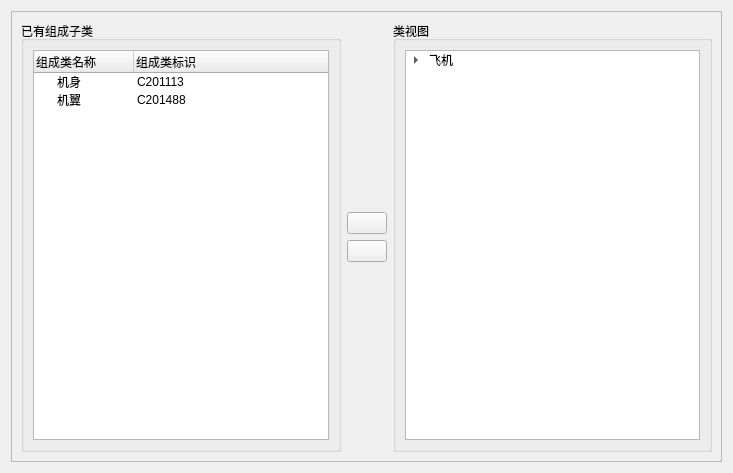
<?xml version="1.0" encoding="UTF-8"?>
<ui version="4.0">
 <class>ObjectClassComposeWidget</class>
 <widget class="QWidget" name="ObjectClassComposeWidget">
  <property name="geometry">
   <rect>
    <x>0</x>
    <y>0</y>
    <width>733</width>
    <height>473</height>
   </rect>
  </property>
  <property name="windowTitle">
   <string>对象类组成结构</string>
  </property>
  <layout class="QGridLayout" name="gridLayout_4">
   <item row="0" column="0">
    <widget class="QScrollArea" name="scrollArea">
     <property name="widgetResizable">
      <bool>true</bool>
     </property>
     <widget class="QWidget" name="scrollAreaWidgetContents">
      <property name="geometry">
       <rect>
        <x>0</x>
        <y>0</y>
        <width>709</width>
        <height>449</height>
       </rect>
      </property>
      <layout class="QGridLayout" name="gridLayout_3">
       <item row="0" column="0">
        <layout class="QHBoxLayout" name="horizontalLayout">
         <item>
          <widget class="QGroupBox" name="groupBox">
           <property name="title">
            <string>已有组成子类</string>
           </property>
           <layout class="QGridLayout" name="gridLayout_2">
            <item row="0" column="0">
             <widget class="QTreeWidget" name="treeWidget">
              <attribute name="headerVisible">
               <bool>true</bool>
              </attribute>
              <attribute name="headerDefaultSectionSize">
               <number>100</number>
              </attribute>
              <column>
               <property name="text">
                <string>组成类名称</string>
               </property>
              </column>
              <column>
               <property name="text">
                <string>组成类标识</string>
               </property>
              </column>
              <item>
               <property name="text">
                <string>机身</string>
               </property>
               <property name="icon">
                <iconset resource="../ModelingTool.qrc">
                 <normaloff>:/ModelingTool/Images/class.png</normaloff>:/ModelingTool/Images/class.png</iconset>
               </property>
               <property name="text">
                <string>C201113</string>
               </property>
              </item>
              <item>
               <property name="text">
                <string>机翼</string>
               </property>
               <property name="icon">
                <iconset resource="../ModelingTool.qrc">
                 <normaloff>:/ModelingTool/Images/class.png</normaloff>:/ModelingTool/Images/class.png</iconset>
               </property>
               <property name="text">
                <string>C201488</string>
               </property>
              </item>
             </widget>
            </item>
           </layout>
          </widget>
         </item>
         <item>
          <layout class="QVBoxLayout" name="verticalLayout">
           <item>
            <spacer name="verticalSpacer_2">
             <property name="orientation">
              <enum>Qt::Vertical</enum>
             </property>
             <property name="sizeHint" stdset="0">
              <size>
               <width>20</width>
               <height>40</height>
              </size>
             </property>
            </spacer>
           </item>
           <item>
            <widget class="QPushButton" name="pushButton_addPart">
             <property name="text">
              <string/>
             </property>
             <property name="icon">
              <iconset resource="../ModelingTool.qrc">
               <normaloff>:/ModelingTool/Images/add.png</normaloff>:/ModelingTool/Images/add.png</iconset>
             </property>
            </widget>
           </item>
           <item>
            <widget class="QPushButton" name="pushButton_removePart">
             <property name="text">
              <string/>
             </property>
             <property name="icon">
              <iconset resource="../ModelingTool.qrc">
               <normaloff>:/ModelingTool/Images/remove_circle.png</normaloff>:/ModelingTool/Images/remove_circle.png</iconset>
             </property>
            </widget>
           </item>
           <item>
            <spacer name="verticalSpacer">
             <property name="orientation">
              <enum>Qt::Vertical</enum>
             </property>
             <property name="sizeHint" stdset="0">
              <size>
               <width>20</width>
               <height>40</height>
              </size>
             </property>
            </spacer>
           </item>
          </layout>
         </item>
         <item>
          <widget class="QGroupBox" name="groupBox_2">
           <property name="title">
            <string>类视图</string>
           </property>
           <layout class="QGridLayout" name="gridLayout">
            <item row="0" column="0">
             <widget class="QTreeWidget" name="treeWidget_2">
              <attribute name="headerVisible">
               <bool>false</bool>
              </attribute>
              <column>
               <property name="text">
                <string>1</string>
               </property>
              </column>
              <item>
               <property name="text">
                <string>飞机</string>
               </property>
               <property name="icon">
                <iconset resource="../ModelingTool.qrc">
                 <normaloff>:/ModelingTool/Images/class.png</normaloff>:/ModelingTool/Images/class.png</iconset>
               </property>
               <item>
                <property name="text">
                 <string>歼击机</string>
                </property>
                <property name="icon">
                 <iconset resource="../ModelingTool.qrc">
                  <normaloff>:/ModelingTool/Images/class.png</normaloff>:/ModelingTool/Images/class.png</iconset>
                </property>
                <item>
                 <property name="text">
                  <string>机身</string>
                 </property>
                 <property name="icon">
                  <iconset resource="../ModelingTool.qrc">
                   <normaloff>:/ModelingTool/Images/class.png</normaloff>:/ModelingTool/Images/class.png</iconset>
                 </property>
                </item>
                <item>
                 <property name="text">
                  <string>机翼</string>
                 </property>
                 <property name="icon">
                  <iconset resource="../ModelingTool.qrc">
                   <normaloff>:/ModelingTool/Images/class.png</normaloff>:/ModelingTool/Images/class.png</iconset>
                 </property>
                </item>
                <item>
                 <property name="text">
                  <string>歼击机001</string>
                 </property>
                 <property name="icon">
                  <iconset resource="../ModelingTool.qrc">
                   <normaloff>:/ModelingTool/Images/object.png</normaloff>:/ModelingTool/Images/object.png</iconset>
                 </property>
                </item>
                <item>
                 <property name="text">
                  <string>歼击机002</string>
                 </property>
                 <property name="icon">
                  <iconset resource="../ModelingTool.qrc">
                   <normaloff>:/ModelingTool/Images/object.png</normaloff>:/ModelingTool/Images/object.png</iconset>
                 </property>
                </item>
                <item>
                 <property name="text">
                  <string>歼击机003</string>
                 </property>
                 <property name="icon">
                  <iconset resource="../ModelingTool.qrc">
                   <normaloff>:/ModelingTool/Images/object.png</normaloff>:/ModelingTool/Images/object.png</iconset>
                 </property>
                </item>
               </item>
               <item>
                <property name="text">
                 <string>预警机</string>
                </property>
                <property name="icon">
                 <iconset resource="../ModelingTool.qrc">
                  <normaloff>:/ModelingTool/Images/class.png</normaloff>:/ModelingTool/Images/class.png</iconset>
                </property>
                <item>
                 <property name="text">
                  <string>机身</string>
                 </property>
                 <property name="icon">
                  <iconset resource="../ModelingTool.qrc">
                   <normaloff>:/ModelingTool/Images/class.png</normaloff>:/ModelingTool/Images/class.png</iconset>
                 </property>
                </item>
                <item>
                 <property name="text">
                  <string>机翼</string>
                 </property>
                 <property name="icon">
                  <iconset resource="../ModelingTool.qrc">
                   <normaloff>:/ModelingTool/Images/class.png</normaloff>:/ModelingTool/Images/class.png</iconset>
                 </property>
                </item>
                <item>
                 <property name="text">
                  <string>预警机001</string>
                 </property>
                 <property name="icon">
                  <iconset resource="../ModelingTool.qrc">
                   <normaloff>:/ModelingTool/Images/object.png</normaloff>:/ModelingTool/Images/object.png</iconset>
                 </property>
                </item>
                <item>
                 <property name="text">
                  <string>预警机002</string>
                 </property>
                 <property name="icon">
                  <iconset resource="../ModelingTool.qrc">
                   <normaloff>:/ModelingTool/Images/object.png</normaloff>:/ModelingTool/Images/object.png</iconset>
                 </property>
                </item>
               </item>
              </item>
             </widget>
            </item>
           </layout>
          </widget>
         </item>
        </layout>
       </item>
      </layout>
     </widget>
    </widget>
   </item>
  </layout>
 </widget>
 <resources>
  <include location="../ModelingTool.qrc"/>
 </resources>
 <connections/>
</ui>
